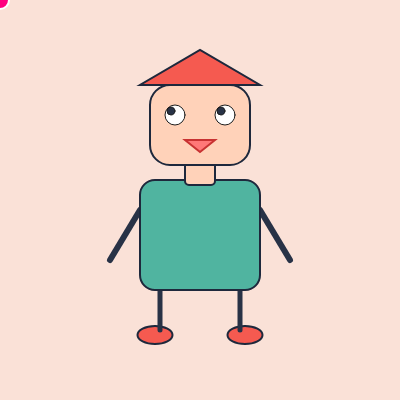
Frame 1 (no input)
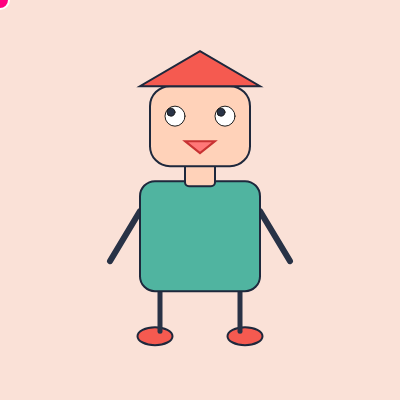
Frame 60 (no input)
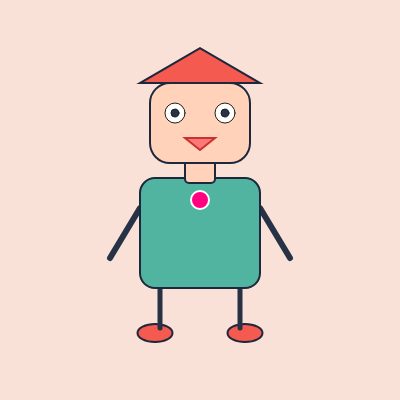
Frame 120 (the mouse pressed at the canvas centre since frame 60)

The p5.js sketch that drew these frames (run headless with seeded random() and noise() and a simulated clock; from frame 60 on, the mouse is pressed at the canvas centre):

// p5.js sketch
// ── sketch.js
let angulo = 0;

function setup() {
  createCanvas(400, 400);
}

function draw() {
  // e.a. Color de fondo
  background(250, 225, 215);

  // Animación de flotación suave
  let offset = sin(angulo) * 6;
  angulo += 0.05;

  // Movimiento de pupilas según la posición del ratón
  let pupilaX = map(mouseX, 0, width, -4, 4, true);
  let pupilaY = map(mouseY, 0, height, -4, 4, true);

  // --- PIES / ZAPATILLAS ---
  stroke(30, 40, 60);
  strokeWeight(2);
  fill(245, 90, 80); // Rojo coral
  // c.b. Elipses adicionales para los pies
  ellipse(155, 335 + offset, 35, 18); // Pie izquierdo
  ellipse(245, 335 + offset, 35, 18); // Pie derecho

  // --- PIERNAS ---
  stroke(40, 50, 70);
  strokeWeight(5);
  // c.c. Líneas para las piernas
  line(160, 290 + offset, 160, 330 + offset); // Pierna izquierda
  line(240, 290 + offset, 240, 330 + offset); // Pierna derecha

  // --- BRAZOS ---
  strokeWeight(6);
  // c.c. Al menos dos líneas (Brazos)
  line(140, 210 + offset, 110, 260 + offset); // Brazo izquierdo
  line(260, 210 + offset, 290, 260 + offset); // Brazo derecho

  // --- CUERPO (TORSO) ---
  stroke(30, 40, 60);
  strokeWeight(2);
  fill(80, 180, 160); // Verde menta
  // c.a. Rectángulo 1 (Torso)
  rect(140, 180 + offset, 120, 110, 15);

  // --- CUELLO ---
  fill(255, 210, 185); // Tono piel
  rect(185, 155 + offset, 30, 30, 4); // Cuello visible

  // --- CABEZA ---
  // c.a. Rectángulo 2 (Cabeza)
  rect(150, 85 + offset, 100, 80, 20);

  // --- BOCA ---
  stroke(200, 50, 50);
  strokeWeight(2);
  fill(255, 120, 120);
  // c.d. Triángulo (Boca abierta o sonrisa estilizada)
  triangle(185, 140 + offset, 215, 140 + offset, 200, 152 + offset);

  // --- OJOS Y PUPILAS ---
  stroke(30);
  strokeWeight(1);
  fill(255);
  // c.b. Círculo/Elipse 1 y 2 (Ojos)
  ellipse(175, 115 + offset, 20, 20);
  ellipse(225, 115 + offset, 20, 20);

  // Pupilas dinámicas
  fill(40, 50, 70);
  ellipse(175 + pupilaX, 115 + offset + pupilaY, 8, 8);
  ellipse(225 + pupilaX, 115 + offset + pupilaY, 8, 8);

  // --- GORRA ---
  stroke(30, 40, 60);
  strokeWeight(2);
  fill(245, 90, 80);
  // Visera de la gorra
  triangle(140, 85 + offset, 260, 85 + offset, 200, 50 + offset);

  // --- ELEMENTO INTERACTIVO BASE ---
  stroke(255);
  strokeWeight(2);
  fill(255, 0, 128);
  circle(mouseX, mouseY, 18);
}
  
 

  
